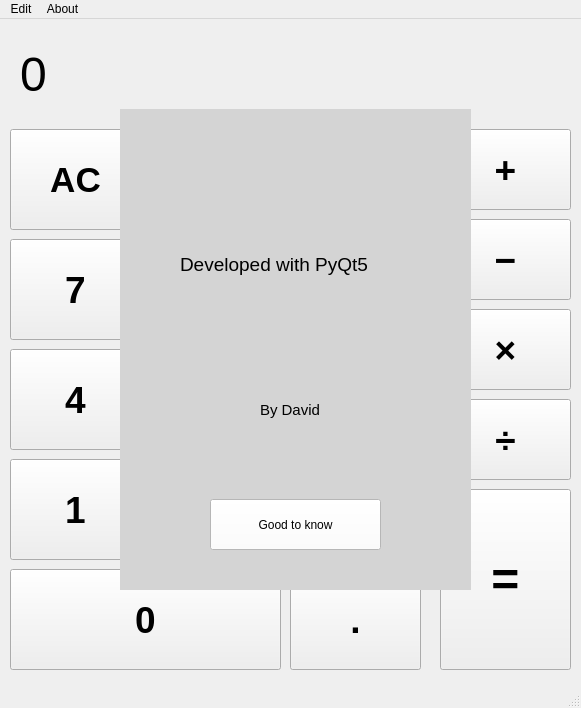
<?xml version="1.0" encoding="UTF-8"?>
<ui version="4.0">
 <class>MainFrame</class>
 <widget class="QMainWindow" name="MainFrame">
  <property name="geometry">
   <rect>
    <x>0</x>
    <y>0</y>
    <width>581</width>
    <height>708</height>
   </rect>
  </property>
  <property name="minimumSize">
   <size>
    <width>581</width>
    <height>708</height>
   </size>
  </property>
  <property name="maximumSize">
   <size>
    <width>581</width>
    <height>708</height>
   </size>
  </property>
  <property name="windowTitle">
   <string>MainWindow</string>
  </property>
  <property name="windowIcon">
   <iconset>
    <normaloff>iconC.png</normaloff>iconC.png</iconset>
  </property>
  <widget class="QWidget" name="MainWidget">
   <widget class="QPushButton" name="pushButton">
    <property name="geometry">
     <rect>
      <x>10</x>
      <y>220</y>
      <width>131</width>
      <height>101</height>
     </rect>
    </property>
    <property name="font">
     <font>
      <pointsize>28</pointsize>
      <weight>75</weight>
      <bold>true</bold>
     </font>
    </property>
    <property name="text">
     <string>7</string>
    </property>
   </widget>
   <widget class="QPushButton" name="pushButton_2">
    <property name="geometry">
     <rect>
      <x>150</x>
      <y>220</y>
      <width>131</width>
      <height>101</height>
     </rect>
    </property>
    <property name="font">
     <font>
      <pointsize>28</pointsize>
      <weight>75</weight>
      <bold>true</bold>
     </font>
    </property>
    <property name="text">
     <string>8</string>
    </property>
   </widget>
   <widget class="QPushButton" name="pushButton_3">
    <property name="geometry">
     <rect>
      <x>290</x>
      <y>220</y>
      <width>131</width>
      <height>101</height>
     </rect>
    </property>
    <property name="font">
     <font>
      <pointsize>28</pointsize>
      <weight>75</weight>
      <bold>true</bold>
     </font>
    </property>
    <property name="text">
     <string>9</string>
    </property>
   </widget>
   <widget class="QPushButton" name="pushButton_4">
    <property name="geometry">
     <rect>
      <x>10</x>
      <y>330</y>
      <width>131</width>
      <height>101</height>
     </rect>
    </property>
    <property name="font">
     <font>
      <pointsize>28</pointsize>
      <weight>75</weight>
      <bold>true</bold>
     </font>
    </property>
    <property name="text">
     <string>4</string>
    </property>
   </widget>
   <widget class="QPushButton" name="pushButton_5">
    <property name="geometry">
     <rect>
      <x>150</x>
      <y>330</y>
      <width>131</width>
      <height>101</height>
     </rect>
    </property>
    <property name="font">
     <font>
      <pointsize>28</pointsize>
      <weight>75</weight>
      <bold>true</bold>
     </font>
    </property>
    <property name="text">
     <string>5</string>
    </property>
   </widget>
   <widget class="QPushButton" name="pushButton_6">
    <property name="geometry">
     <rect>
      <x>290</x>
      <y>330</y>
      <width>131</width>
      <height>101</height>
     </rect>
    </property>
    <property name="font">
     <font>
      <pointsize>28</pointsize>
      <weight>75</weight>
      <bold>true</bold>
     </font>
    </property>
    <property name="text">
     <string>6</string>
    </property>
   </widget>
   <widget class="QPushButton" name="pushButton_7">
    <property name="geometry">
     <rect>
      <x>10</x>
      <y>440</y>
      <width>131</width>
      <height>101</height>
     </rect>
    </property>
    <property name="font">
     <font>
      <pointsize>28</pointsize>
      <weight>75</weight>
      <bold>true</bold>
     </font>
    </property>
    <property name="text">
     <string>1</string>
    </property>
   </widget>
   <widget class="QPushButton" name="pushButton_8">
    <property name="geometry">
     <rect>
      <x>150</x>
      <y>440</y>
      <width>131</width>
      <height>101</height>
     </rect>
    </property>
    <property name="font">
     <font>
      <pointsize>28</pointsize>
      <weight>75</weight>
      <bold>true</bold>
     </font>
    </property>
    <property name="text">
     <string>2</string>
    </property>
   </widget>
   <widget class="QPushButton" name="pushButton_9">
    <property name="geometry">
     <rect>
      <x>290</x>
      <y>440</y>
      <width>131</width>
      <height>101</height>
     </rect>
    </property>
    <property name="font">
     <font>
      <pointsize>28</pointsize>
      <weight>75</weight>
      <bold>true</bold>
     </font>
    </property>
    <property name="text">
     <string>3</string>
    </property>
   </widget>
   <widget class="QPushButton" name="pushButton_10">
    <property name="geometry">
     <rect>
      <x>440</x>
      <y>110</y>
      <width>131</width>
      <height>81</height>
     </rect>
    </property>
    <property name="font">
     <font>
      <pointsize>28</pointsize>
      <weight>75</weight>
      <bold>true</bold>
     </font>
    </property>
    <property name="text">
     <string>+</string>
    </property>
   </widget>
   <widget class="QPushButton" name="pushButton_11">
    <property name="geometry">
     <rect>
      <x>440</x>
      <y>200</y>
      <width>131</width>
      <height>81</height>
     </rect>
    </property>
    <property name="font">
     <font>
      <pointsize>28</pointsize>
      <weight>75</weight>
      <bold>true</bold>
     </font>
    </property>
    <property name="text">
     <string>−</string>
    </property>
   </widget>
   <widget class="QPushButton" name="pushButton_12">
    <property name="geometry">
     <rect>
      <x>440</x>
      <y>290</y>
      <width>131</width>
      <height>81</height>
     </rect>
    </property>
    <property name="font">
     <font>
      <pointsize>28</pointsize>
      <weight>75</weight>
      <bold>true</bold>
     </font>
    </property>
    <property name="text">
     <string>×</string>
    </property>
   </widget>
   <widget class="QPushButton" name="pushButton_13">
    <property name="geometry">
     <rect>
      <x>440</x>
      <y>380</y>
      <width>131</width>
      <height>81</height>
     </rect>
    </property>
    <property name="font">
     <font>
      <pointsize>28</pointsize>
      <weight>75</weight>
      <bold>true</bold>
     </font>
    </property>
    <property name="text">
     <string>÷</string>
    </property>
   </widget>
   <widget class="QPushButton" name="pushButton_14">
    <property name="geometry">
     <rect>
      <x>440</x>
      <y>470</y>
      <width>131</width>
      <height>181</height>
     </rect>
    </property>
    <property name="font">
     <font>
      <pointsize>36</pointsize>
      <weight>75</weight>
      <bold>true</bold>
     </font>
    </property>
    <property name="text">
     <string>=</string>
    </property>
   </widget>
   <widget class="QPushButton" name="pushButton_15">
    <property name="geometry">
     <rect>
      <x>10</x>
      <y>550</y>
      <width>271</width>
      <height>101</height>
     </rect>
    </property>
    <property name="font">
     <font>
      <pointsize>28</pointsize>
      <weight>75</weight>
      <bold>true</bold>
     </font>
    </property>
    <property name="text">
     <string>0</string>
    </property>
   </widget>
   <widget class="QPushButton" name="pushButton_16">
    <property name="geometry">
     <rect>
      <x>290</x>
      <y>550</y>
      <width>131</width>
      <height>101</height>
     </rect>
    </property>
    <property name="font">
     <font>
      <pointsize>28</pointsize>
      <weight>75</weight>
      <bold>true</bold>
     </font>
    </property>
    <property name="text">
     <string>.</string>
    </property>
   </widget>
   <widget class="QLabel" name="label">
    <property name="geometry">
     <rect>
      <x>20</x>
      <y>20</y>
      <width>541</width>
      <height>71</height>
     </rect>
    </property>
    <property name="font">
     <font>
      <pointsize>36</pointsize>
     </font>
    </property>
    <property name="text">
     <string>0</string>
    </property>
   </widget>
   <widget class="QPushButton" name="pushButton_18">
    <property name="geometry">
     <rect>
      <x>10</x>
      <y>110</y>
      <width>131</width>
      <height>101</height>
     </rect>
    </property>
    <property name="font">
     <font>
      <pointsize>26</pointsize>
      <weight>75</weight>
      <bold>true</bold>
     </font>
    </property>
    <property name="text">
     <string>AC</string>
    </property>
   </widget>
   <widget class="QPushButton" name="pushButton_19">
    <property name="geometry">
     <rect>
      <x>150</x>
      <y>110</y>
      <width>131</width>
      <height>101</height>
     </rect>
    </property>
    <property name="font">
     <font>
      <pointsize>26</pointsize>
      <weight>75</weight>
      <bold>true</bold>
     </font>
    </property>
    <property name="text">
     <string>(</string>
    </property>
   </widget>
   <widget class="QPushButton" name="pushButton_20">
    <property name="geometry">
     <rect>
      <x>290</x>
      <y>110</y>
      <width>131</width>
      <height>101</height>
     </rect>
    </property>
    <property name="font">
     <font>
      <pointsize>26</pointsize>
      <weight>75</weight>
      <bold>true</bold>
     </font>
    </property>
    <property name="text">
     <string>)</string>
    </property>
   </widget>
   <widget class="QWidget" name="widget" native="true">
    <property name="geometry">
     <rect>
      <x>120</x>
      <y>90</y>
      <width>351</width>
      <height>481</height>
     </rect>
    </property>
    <property name="autoFillBackground">
     <bool>false</bool>
    </property>
    <property name="styleSheet">
     <string notr="true">background-color: rgb(212, 212, 212);</string>
    </property>
    <widget class="QPushButton" name="pushButton_17">
     <property name="geometry">
      <rect>
       <x>90</x>
       <y>390</y>
       <width>171</width>
       <height>51</height>
      </rect>
     </property>
     <property name="styleSheet">
      <string notr="true">background-color: white</string>
     </property>
     <property name="text">
      <string>Good to know</string>
     </property>
    </widget>
    <widget class="QLabel" name="label_2">
     <property name="geometry">
      <rect>
       <x>60</x>
       <y>90</y>
       <width>231</width>
       <height>131</height>
      </rect>
     </property>
     <property name="font">
      <font>
       <pointsize>14</pointsize>
      </font>
     </property>
     <property name="text">
      <string>Developed with PyQt5</string>
     </property>
    </widget>
    <widget class="QLabel" name="label_3">
     <property name="geometry">
      <rect>
       <x>140</x>
       <y>270</y>
       <width>71</width>
       <height>61</height>
      </rect>
     </property>
     <property name="font">
      <font>
       <pointsize>11</pointsize>
      </font>
     </property>
     <property name="text">
      <string>By David</string>
     </property>
    </widget>
   </widget>
  </widget>
  <widget class="QMenuBar" name="menubar">
   <property name="geometry">
    <rect>
     <x>0</x>
     <y>0</y>
     <width>581</width>
     <height>26</height>
    </rect>
   </property>
   <widget class="QMenu" name="menuEdit">
    <property name="title">
     <string>Edit</string>
    </property>
    <addaction name="actionCopy_Result"/>
   </widget>
   <widget class="QMenu" name="menuAbout">
    <property name="title">
     <string>About</string>
    </property>
    <addaction name="actionDeveloper_Info"/>
   </widget>
   <addaction name="menuEdit"/>
   <addaction name="menuAbout"/>
  </widget>
  <widget class="QStatusBar" name="statusbar"/>
  <action name="actionEnter_a_text">
   <property name="text">
    <string>Enter text 1</string>
   </property>
   <property name="statusTip">
    <string>Enter a text to show in the program</string>
   </property>
   <property name="shortcut">
    <string>Ctrl+A</string>
   </property>
  </action>
  <action name="actionCopy_the_text">
   <property name="text">
    <string>Copy the text</string>
   </property>
   <property name="statusTip">
    <string>Copy the text showing in the program</string>
   </property>
   <property name="shortcut">
    <string>Ctrl+C</string>
   </property>
  </action>
  <action name="actionEnter_text_2">
   <property name="text">
    <string>Enter text 2</string>
   </property>
   <property name="statusTip">
    <string>Enter a text to show in the program</string>
   </property>
  </action>
  <action name="actionCopy_Result">
   <property name="text">
    <string>Copy Result</string>
   </property>
   <property name="statusTip">
    <string>Copy the result</string>
   </property>
   <property name="shortcut">
    <string>Ctrl+C</string>
   </property>
  </action>
  <action name="actionDeveloper_Info">
   <property name="text">
    <string>Developer Info</string>
   </property>
  </action>
 </widget>
 <resources/>
 <connections/>
</ui>
